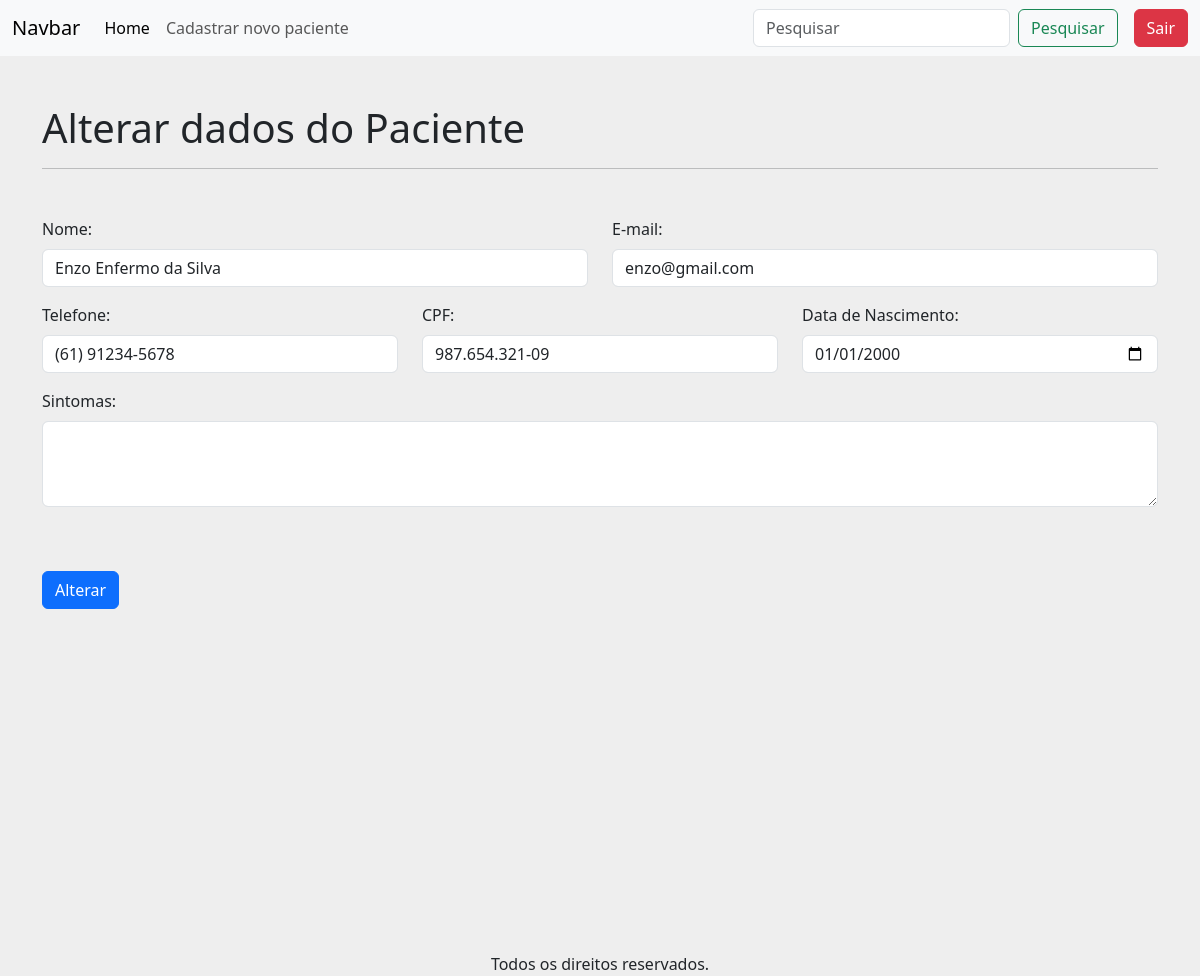
Page /alterarPaciente/3 (signed in) on the committed database.
### apps/crud/models.py (models this page shows, shortened)
class Paciente(models.Model):
    codigo_paciente = models.AutoField(primary_key=True)
    nome = models.CharField(null=False, blank=False)
    cpf = models.CharField(max_length=14, unique=True, null=False, blank=False)
    email = models.EmailField(unique=True, null=False, blank=False)
    telefone = models.CharField(max_length=15, null=False, blank=False)
    data_nascimento = models.DateField(null=False, blank=False)
    sintomas = models.TextField(null=True, blank=True)

### apps/crud/views.py (the view)
# urls.py: path('alterarPaciente/<int:codigo_paciente>', views.alterar_paciente, name='alterar_paciente'),
@login_required
def alterar_paciente(request,codigo_paciente):
    paciente = Paciente.objects.get(codigo_paciente=codigo_paciente)
    if request.method == 'POST':
        form = PacienteForm(request.POST, instance=paciente)
        if form.is_valid():
            form.save()
            return redirect('index')
    else:
        form = PacienteForm(instance=paciente)
    return render(request, 'alterar_dados.html',{
        'form':form,
        'paciente':paciente,
    })

### apps/crud/templates/alterar_dados.html (shortened to what this page needs)
{% extends 'base-crud.html' %}
{% load static %}
{% block content %}
<h1 class="mt-5">
    Alterar dados do Paciente
</h1>
<hr>
<form action="{% url 'alterar_paciente' paciente.codigo_paciente %}" method="POST">
    {% include 'includes/form.html' %}
    <div class="d-flex justify-content-start mt-5 mb-5">
        <button type="submit" class="btn btn-primary">Alterar</button>
    </div>
</form>
{% endblock %}

### apps/crud/templates/includes/form.html (shortened to what this page needs)
<div class="row mt-5">
    <div class="col-12 col-md-6 mb-3">
        <label for="{{ form.nome.id_for_label }}" class="form-label">Nome:</label>
        {{ form.nome }}
    </div>
    <div class="col-12 col-md-6 mb-3">
        <label for="{{ form.email.id_for_label }}" class="form-label">E-mail:</label>
        {{ form.email }}
    </div>
    <div class="col-12 col-md-6 col-lg-4 mb-3">
        <label for="{{ form.telefone.id_for_label }}" class="form-label">Telefone:</label>
        {{ form.telefone }}
    </div>
    <div class="col-12 col-md-6 col-lg-4 mb-3">
        <label for="{{ form.cpf.id_for_label }}" class="form-label">CPF:</label>
        {{ form.cpf }}
    </div>
    <div class="col-12 col-md-6 col-lg-4 mb-3">
        <label for="{{ form.data_nascimento.id_for_label }}" class="form-label">Data de Nascimento:</label>
        {{ form.data_nascimento }}
    </div>
    <div class="col-12 mb-3">
        <label for="{{ form.sintomas.id_for_label }}" class="form-label">Sintomas:</label>
        {{ form.sintomas }}
    </div>
</div>

### rows in the picture
Paciente: nome "Enzo Enfermo da Silva", email "enzo@gmail.com", telefone "(61) 91234-5678", cpf "987.654.321-09", data_nascimento "01/01/2000"
